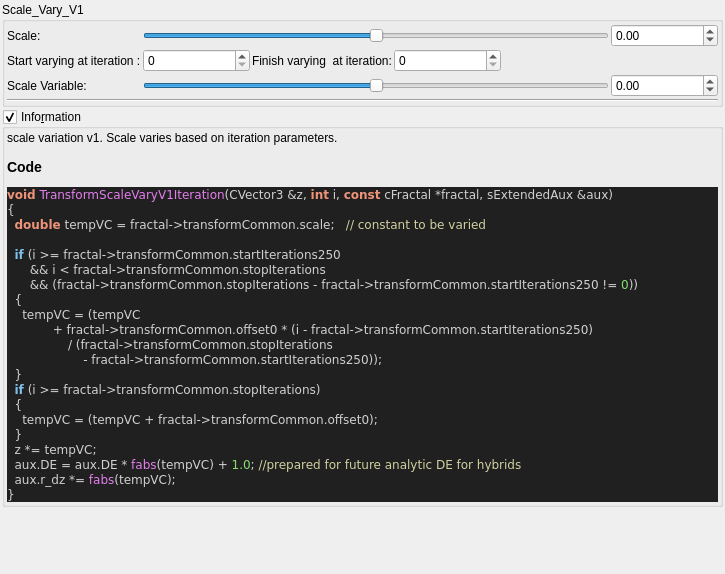
<?xml version="1.0" encoding="UTF-8"?>
<ui version="4.0">
 <class>Form</class>
 <widget class="QWidget" name="Form">
  <property name="geometry">
   <rect>
    <x>0</x>
    <y>0</y>
    <width>725</width>
    <height>574</height>
   </rect>
  </property>
  <property name="windowTitle">
   <string>Form</string>
  </property>
  <layout class="QVBoxLayout" name="verticalLayout">
   <property name="spacing">
    <number>2</number>
   </property>
   <property name="leftMargin">
    <number>2</number>
   </property>
   <property name="topMargin">
    <number>2</number>
   </property>
   <property name="rightMargin">
    <number>2</number>
   </property>
   <property name="bottomMargin">
    <number>2</number>
   </property>
   <item>
    <widget class="QGroupBox" name="groupbox">
     <property name="title">
      <string>Scale_Vary_V1</string>
     </property>
     <property name="checkable">
      <bool>false</bool>
     </property>
     <layout class="QVBoxLayout" name="verticalLayout_22" stretch="0,0">
      <property name="spacing">
       <number>2</number>
      </property>
      <property name="leftMargin">
       <number>2</number>
      </property>
      <property name="topMargin">
       <number>2</number>
      </property>
      <property name="rightMargin">
       <number>2</number>
      </property>
      <property name="bottomMargin">
       <number>2</number>
      </property>
      <item>
       <layout class="QGridLayout" name="gridLayout_36">
        <property name="spacing">
         <number>2</number>
        </property>
        <item row="1" column="2">
         <widget class="QLabel" name="label_169">
          <property name="text">
           <string>Finish varying  at iteration:</string>
          </property>
         </widget>
        </item>
        <item row="2" column="1" colspan="4">
         <widget class="QSlider" name="slider_transf_offset_0">
          <property name="sizePolicy">
           <sizepolicy hsizetype="Expanding" vsizetype="Maximum">
            <horstretch>0</horstretch>
            <verstretch>0</verstretch>
           </sizepolicy>
          </property>
          <property name="minimum">
           <number>-18000</number>
          </property>
          <property name="maximum">
           <number>18000</number>
          </property>
          <property name="value">
           <number>0</number>
          </property>
          <property name="sliderPosition">
           <number>0</number>
          </property>
          <property name="orientation">
           <enum>Qt::Horizontal</enum>
          </property>
         </widget>
        </item>
        <item row="2" column="5">
         <widget class="MyDoubleSpinBox" name="spinbox_transf_offset_0">
          <property name="sizePolicy">
           <sizepolicy hsizetype="Minimum" vsizetype="Maximum">
            <horstretch>0</horstretch>
            <verstretch>0</verstretch>
           </sizepolicy>
          </property>
          <property name="prefix">
           <string/>
          </property>
          <property name="suffix">
           <string/>
          </property>
          <property name="decimals">
           <number>2</number>
          </property>
          <property name="minimum">
           <double>-1000.000000000000000</double>
          </property>
          <property name="maximum">
           <double>1000.000000000000000</double>
          </property>
          <property name="singleStep">
           <double>0.100000000000000</double>
          </property>
         </widget>
        </item>
        <item row="0" column="5">
         <widget class="MyDoubleSpinBox" name="spinbox_transf_scale">
          <property name="sizePolicy">
           <sizepolicy hsizetype="Minimum" vsizetype="Maximum">
            <horstretch>0</horstretch>
            <verstretch>0</verstretch>
           </sizepolicy>
          </property>
          <property name="prefix">
           <string/>
          </property>
          <property name="suffix">
           <string/>
          </property>
          <property name="decimals">
           <number>2</number>
          </property>
          <property name="minimum">
           <double>-1000.000000000000000</double>
          </property>
          <property name="maximum">
           <double>1000.000000000000000</double>
          </property>
          <property name="singleStep">
           <double>0.100000000000000</double>
          </property>
         </widget>
        </item>
        <item row="1" column="3">
         <widget class="MySpinBox" name="spinboxInt_transf_stop_iterations">
          <property name="sizePolicy">
           <sizepolicy hsizetype="Minimum" vsizetype="Maximum">
            <horstretch>0</horstretch>
            <verstretch>0</verstretch>
           </sizepolicy>
          </property>
          <property name="maximum">
           <number>250</number>
          </property>
         </widget>
        </item>
        <item row="0" column="1" colspan="4">
         <widget class="QSlider" name="slider_transf_scale">
          <property name="sizePolicy">
           <sizepolicy hsizetype="Expanding" vsizetype="Maximum">
            <horstretch>0</horstretch>
            <verstretch>0</verstretch>
           </sizepolicy>
          </property>
          <property name="minimum">
           <number>-5000</number>
          </property>
          <property name="maximum">
           <number>5000</number>
          </property>
          <property name="singleStep">
           <number>1</number>
          </property>
          <property name="orientation">
           <enum>Qt::Horizontal</enum>
          </property>
         </widget>
        </item>
        <item row="0" column="0">
         <widget class="QLabel" name="label_92">
          <property name="text">
           <string>Scale:</string>
          </property>
         </widget>
        </item>
        <item row="1" column="1">
         <widget class="MySpinBox" name="spinboxInt_transf_start_iterations_250">
          <property name="sizePolicy">
           <sizepolicy hsizetype="Minimum" vsizetype="Maximum">
            <horstretch>0</horstretch>
            <verstretch>0</verstretch>
           </sizepolicy>
          </property>
          <property name="maximum">
           <number>250</number>
          </property>
         </widget>
        </item>
        <item row="2" column="0">
         <widget class="QLabel" name="label_81">
          <property name="text">
           <string>Scale Variable:</string>
          </property>
         </widget>
        </item>
        <item row="1" column="0">
         <widget class="QLabel" name="label_171">
          <property name="text">
           <string>Start varying at iteration :</string>
          </property>
         </widget>
        </item>
        <item row="1" column="4" colspan="2">
         <spacer name="horizontalSpacer_17">
          <property name="orientation">
           <enum>Qt::Horizontal</enum>
          </property>
          <property name="sizeHint" stdset="0">
           <size>
            <width>40</width>
            <height>20</height>
           </size>
          </property>
         </spacer>
        </item>
       </layout>
      </item>
      <item>
       <widget class="Line" name="line_27">
        <property name="orientation">
         <enum>Qt::Horizontal</enum>
        </property>
       </widget>
      </item>
     </layout>
    </widget>
   </item>
   <item>
    <widget class="MyGroupBox" name="groupCheck_info">
     <property name="title">
      <string>Info&amp;rmation</string>
     </property>
     <property name="flat">
      <bool>false</bool>
     </property>
     <property name="checkable">
      <bool>true</bool>
     </property>
     <layout class="QVBoxLayout" name="verticalLayout_2">
      <property name="spacing">
       <number>2</number>
      </property>
      <property name="leftMargin">
       <number>2</number>
      </property>
      <property name="topMargin">
       <number>2</number>
      </property>
      <property name="rightMargin">
       <number>2</number>
      </property>
      <property name="bottomMargin">
       <number>2</number>
      </property>
      <item>
       <widget class="QLabel" name="label_code_content">
        <property name="text">
         <string>&lt;p&gt;scale variation v1. Scale varies based on iteration parameters.&lt;/p&gt;&lt;table&gt;
&lt;/table&gt;
&lt;h3&gt;Code&lt;/h3&gt;
&lt;!DOCTYPE HTML PUBLIC &quot;-//W3C//DTD HTML 4.0 Transitional//EN&quot;&gt;
&lt;html&gt;
&lt;head&gt;
&lt;meta http-equiv=&quot;content-type&quot; content=&quot;text/html; charset=ISO-8859-1&quot;&gt;
&lt;title&gt;Source file&lt;/title&gt;
&lt;/head&gt;
&lt;body style=&quot;background-color:#202020&quot;&gt;
&lt;pre style=&quot;color:#d0d0d0; background-color:#202020;  font-family:'Courier New';&quot;&gt;&lt;span style=&quot;color:#f09479; font-weight:bold&quot;&gt;void&lt;/span&gt; &lt;span style=&quot;color:#e47eed&quot;&gt;TransformScaleVaryV1Iteration&lt;/span&gt;&lt;span style=&quot;color:#d0d0d0&quot;&gt;(&lt;/span&gt;CVector3 &lt;span style=&quot;color:#d0d0d0&quot;&gt;&amp;amp;&lt;/span&gt;z&lt;span style=&quot;color:#d0d0d0&quot;&gt;,&lt;/span&gt; &lt;span style=&quot;color:#f09479; font-weight:bold&quot;&gt;int&lt;/span&gt; i&lt;span style=&quot;color:#d0d0d0&quot;&gt;,&lt;/span&gt; &lt;span style=&quot;color:#f09479; font-weight:bold&quot;&gt;const&lt;/span&gt; cFractal &lt;span style=&quot;color:#d0d0d0&quot;&gt;*&lt;/span&gt;fractal&lt;span style=&quot;color:#d0d0d0&quot;&gt;,&lt;/span&gt; sExtendedAux &lt;span style=&quot;color:#d0d0d0&quot;&gt;&amp;amp;&lt;/span&gt;aux&lt;span style=&quot;color:#d0d0d0&quot;&gt;)&lt;/span&gt;
&lt;span style=&quot;color:#d0d0d0&quot;&gt;{&lt;/span&gt;
  &lt;span style=&quot;color:#f09479; font-weight:bold&quot;&gt;double&lt;/span&gt; tempVC &lt;span style=&quot;color:#d0d0d0&quot;&gt;=&lt;/span&gt; fractal&lt;span style=&quot;color:#d0d0d0&quot;&gt;-&amp;gt;&lt;/span&gt;transformCommon&lt;span style=&quot;color:#d0d0d0&quot;&gt;.&lt;/span&gt;scale&lt;span style=&quot;color:#d0d0d0&quot;&gt;;&lt;/span&gt;   &lt;span style=&quot;color:#d0d0a0&quot;&gt;// constant to be varied&lt;/span&gt;

  &lt;span style=&quot;color:#7ec0ee; font-weight:bold&quot;&gt;if&lt;/span&gt; &lt;span style=&quot;color:#d0d0d0&quot;&gt;(&lt;/span&gt;i &lt;span style=&quot;color:#d0d0d0&quot;&gt;&amp;gt;=&lt;/span&gt; fractal&lt;span style=&quot;color:#d0d0d0&quot;&gt;-&amp;gt;&lt;/span&gt;transformCommon&lt;span style=&quot;color:#d0d0d0&quot;&gt;.&lt;/span&gt;startIterations250
      &lt;span style=&quot;color:#d0d0d0&quot;&gt;&amp;amp;&amp;amp;&lt;/span&gt; i &lt;span style=&quot;color:#d0d0d0&quot;&gt;&amp;lt;&lt;/span&gt; fractal&lt;span style=&quot;color:#d0d0d0&quot;&gt;-&amp;gt;&lt;/span&gt;transformCommon&lt;span style=&quot;color:#d0d0d0&quot;&gt;.&lt;/span&gt;stopIterations
      &lt;span style=&quot;color:#d0d0d0&quot;&gt;&amp;amp;&amp;amp; (&lt;/span&gt;fractal&lt;span style=&quot;color:#d0d0d0&quot;&gt;-&amp;gt;&lt;/span&gt;transformCommon&lt;span style=&quot;color:#d0d0d0&quot;&gt;.&lt;/span&gt;stopIterations &lt;span style=&quot;color:#d0d0d0&quot;&gt;-&lt;/span&gt; fractal&lt;span style=&quot;color:#d0d0d0&quot;&gt;-&amp;gt;&lt;/span&gt;transformCommon&lt;span style=&quot;color:#d0d0d0&quot;&gt;.&lt;/span&gt;startIterations250 &lt;span style=&quot;color:#d0d0d0&quot;&gt;!=&lt;/span&gt; &lt;span style=&quot;color:#87df71&quot;&gt;0&lt;/span&gt;&lt;span style=&quot;color:#d0d0d0&quot;&gt;))&lt;/span&gt;
  &lt;span style=&quot;color:#d0d0d0&quot;&gt;{&lt;/span&gt;
    tempVC &lt;span style=&quot;color:#d0d0d0&quot;&gt;= (&lt;/span&gt;tempVC
            &lt;span style=&quot;color:#d0d0d0&quot;&gt;+&lt;/span&gt; fractal&lt;span style=&quot;color:#d0d0d0&quot;&gt;-&amp;gt;&lt;/span&gt;transformCommon&lt;span style=&quot;color:#d0d0d0&quot;&gt;.&lt;/span&gt;offset0 &lt;span style=&quot;color:#d0d0d0&quot;&gt;* (&lt;/span&gt;i &lt;span style=&quot;color:#d0d0d0&quot;&gt;-&lt;/span&gt; fractal&lt;span style=&quot;color:#d0d0d0&quot;&gt;-&amp;gt;&lt;/span&gt;transformCommon&lt;span style=&quot;color:#d0d0d0&quot;&gt;.&lt;/span&gt;startIterations250&lt;span style=&quot;color:#d0d0d0&quot;&gt;)&lt;/span&gt;
                &lt;span style=&quot;color:#d0d0d0&quot;&gt;/ (&lt;/span&gt;fractal&lt;span style=&quot;color:#d0d0d0&quot;&gt;-&amp;gt;&lt;/span&gt;transformCommon&lt;span style=&quot;color:#d0d0d0&quot;&gt;.&lt;/span&gt;stopIterations
                    &lt;span style=&quot;color:#d0d0d0&quot;&gt;-&lt;/span&gt; fractal&lt;span style=&quot;color:#d0d0d0&quot;&gt;-&amp;gt;&lt;/span&gt;transformCommon&lt;span style=&quot;color:#d0d0d0&quot;&gt;.&lt;/span&gt;startIterations250&lt;span style=&quot;color:#d0d0d0&quot;&gt;));&lt;/span&gt;
  &lt;span style=&quot;color:#d0d0d0&quot;&gt;}&lt;/span&gt;
  &lt;span style=&quot;color:#7ec0ee; font-weight:bold&quot;&gt;if&lt;/span&gt; &lt;span style=&quot;color:#d0d0d0&quot;&gt;(&lt;/span&gt;i &lt;span style=&quot;color:#d0d0d0&quot;&gt;&amp;gt;=&lt;/span&gt; fractal&lt;span style=&quot;color:#d0d0d0&quot;&gt;-&amp;gt;&lt;/span&gt;transformCommon&lt;span style=&quot;color:#d0d0d0&quot;&gt;.&lt;/span&gt;stopIterations&lt;span style=&quot;color:#d0d0d0&quot;&gt;)&lt;/span&gt;
  &lt;span style=&quot;color:#d0d0d0&quot;&gt;{&lt;/span&gt;
    tempVC &lt;span style=&quot;color:#d0d0d0&quot;&gt;= (&lt;/span&gt;tempVC &lt;span style=&quot;color:#d0d0d0&quot;&gt;+&lt;/span&gt; fractal&lt;span style=&quot;color:#d0d0d0&quot;&gt;-&amp;gt;&lt;/span&gt;transformCommon&lt;span style=&quot;color:#d0d0d0&quot;&gt;.&lt;/span&gt;offset0&lt;span style=&quot;color:#d0d0d0&quot;&gt;);&lt;/span&gt;
  &lt;span style=&quot;color:#d0d0d0&quot;&gt;}&lt;/span&gt;
  z &lt;span style=&quot;color:#d0d0d0&quot;&gt;*=&lt;/span&gt; tempVC&lt;span style=&quot;color:#d0d0d0&quot;&gt;;&lt;/span&gt;
  aux&lt;span style=&quot;color:#d0d0d0&quot;&gt;.&lt;/span&gt;DE &lt;span style=&quot;color:#d0d0d0&quot;&gt;=&lt;/span&gt; aux&lt;span style=&quot;color:#d0d0d0&quot;&gt;.&lt;/span&gt;DE &lt;span style=&quot;color:#d0d0d0&quot;&gt;*&lt;/span&gt; &lt;span style=&quot;color:#e47eed&quot;&gt;fabs&lt;/span&gt;&lt;span style=&quot;color:#d0d0d0&quot;&gt;(&lt;/span&gt;tempVC&lt;span style=&quot;color:#d0d0d0&quot;&gt;) +&lt;/span&gt; &lt;span style=&quot;color:#87df71&quot;&gt;1.0&lt;/span&gt;&lt;span style=&quot;color:#d0d0d0&quot;&gt;;&lt;/span&gt; &lt;span style=&quot;color:#d0d0a0&quot;&gt;//prepared for future analytic DE for hybrids&lt;/span&gt;
  aux&lt;span style=&quot;color:#d0d0d0&quot;&gt;.&lt;/span&gt;r_dz &lt;span style=&quot;color:#d0d0d0&quot;&gt;*=&lt;/span&gt; &lt;span style=&quot;color:#e47eed&quot;&gt;fabs&lt;/span&gt;&lt;span style=&quot;color:#d0d0d0&quot;&gt;(&lt;/span&gt;tempVC&lt;span style=&quot;color:#d0d0d0&quot;&gt;);&lt;/span&gt;
&lt;span style=&quot;color:#d0d0d0&quot;&gt;}&lt;/span&gt;
&lt;/pre&gt;
&lt;/body&gt;
&lt;/html&gt;
&lt;!--HTML generated by highlight 3.9, http://www.andre-simon.de/--&gt;
</string>
        </property>
        <property name="wordWrap">
         <bool>true</bool>
        </property>
        <property name="openExternalLinks">
         <bool>true</bool>
        </property>
        <property name="textInteractionFlags">
         <set>Qt::LinksAccessibleByMouse|Qt::TextSelectableByMouse</set>
        </property>
       </widget>
      </item>
     </layout>
    </widget>
   </item>
   <item>
    <spacer name="verticalSpacer">
     <property name="orientation">
      <enum>Qt::Vertical</enum>
     </property>
     <property name="sizeHint" stdset="0">
      <size>
       <width>20</width>
       <height>40</height>
      </size>
     </property>
    </spacer>
   </item>
  </layout>
 </widget>
 <customwidgets>
  <customwidget>
   <class>MyDoubleSpinBox</class>
   <extends>QDoubleSpinBox</extends>
   <header>mydoublespinbox.h</header>
  </customwidget>
  <customwidget>
   <class>MyGroupBox</class>
   <extends>QGroupBox</extends>
   <header>mygroupbox.h</header>
   <container>1</container>
  </customwidget>
  <customwidget>
   <class>MySpinBox</class>
   <extends>QSpinBox</extends>
   <header>myspinbox.h</header>
  </customwidget>
 </customwidgets>
 <resources/>
 <connections/>
</ui>
